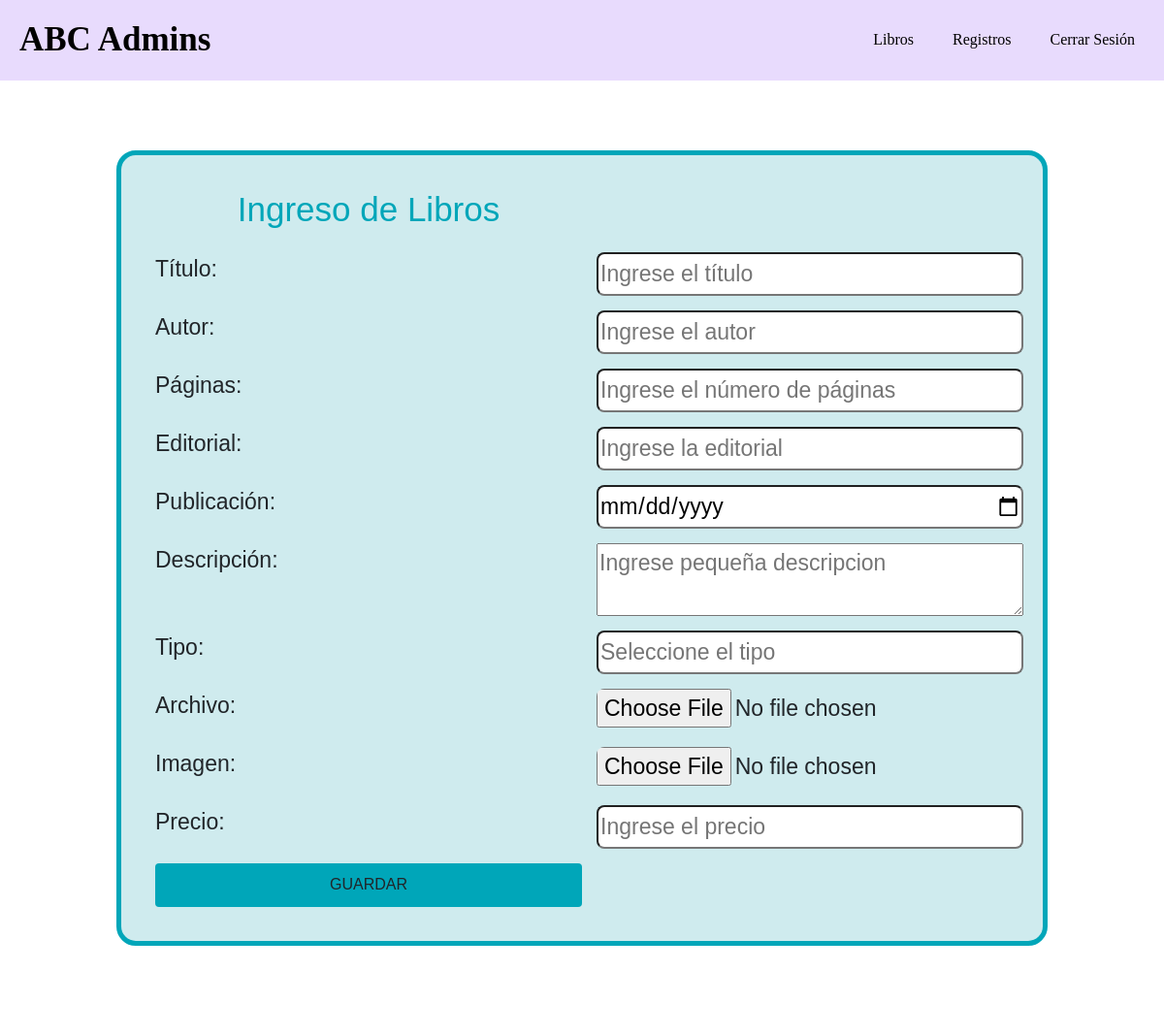
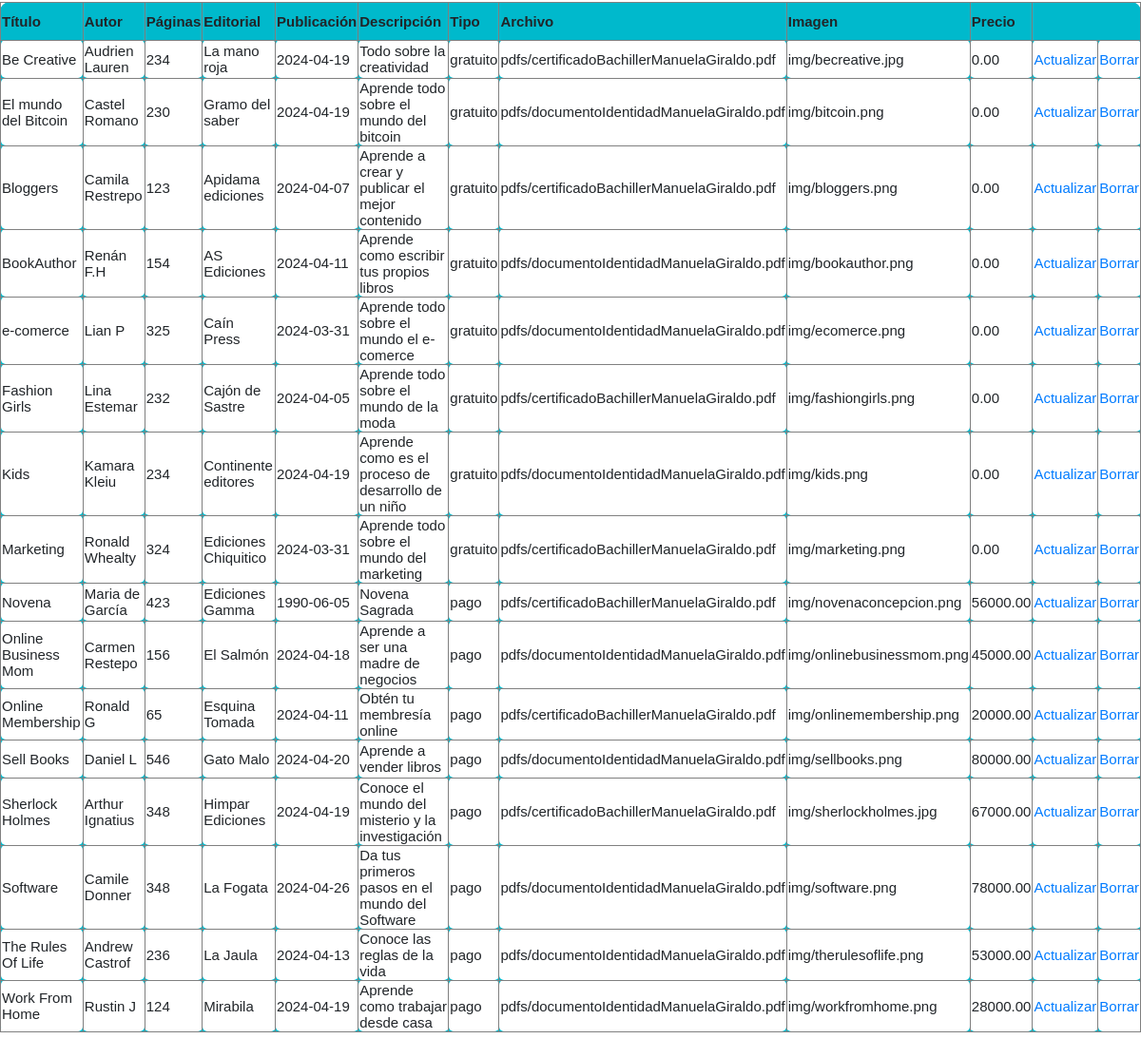
The page /Views/admin/libros.php (signed in) on the database its author committed (2 pictures, top to bottom).
### tables this page shows
CREATE TABLE `libros` (
  `id` int(11) NOT NULL,
  `titulo` varchar(255) NOT NULL,
  `autor` varchar(100) NOT NULL,
  `paginas` int(11) NOT NULL,
  `editorial` varchar(255) NOT NULL,
  `publicacion` date NOT NULL,
  `descripcion` text NOT NULL,
  `tipo` enum('gratuito','pago') DEFAULT NULL,
  `archivo` varchar(255) NOT NULL,
  `precio` decimal(10,2) DEFAULT NULL,
  `imagen` varchar(255) NOT NULL
);

### Views/admin/libros.php (the view, shortened to what this page needs)
<?php
include ('C:\xampp\htdocs\libreria\Models\conexion.php');
include ('C:\xampp\htdocs\libreria\Views\admin\headeradmin.php');
?>
<!DOCTYPE html>
<html lang="en">
<head>
    <link rel="stylesheet" type="text/css" href="/libreria/Assets/css/libros.css">
</head>
<body>
    <br><br><br>
    <div class="contenedor">
        <form action="/libreria/Views/admin/crudlibros/guardar.php" method="POST" class="formulario" enctype="multipart/form-data">
        <h3>Ingreso de Libros</h3><br>
            <label for="">Título: </label><input type="text" name="titulo" placeholder="Ingrese el título" required>
            <label for="">Autor: </label><input type="text" name="autor" placeholder="Ingrese el autor" required>
            <label for="">Páginas: </label><input type="number" name="paginas" placeholder="Ingrese el número de páginas" required>
            <label for="">Editorial: </label><input type="text" name="editorial" placeholder="Ingrese la editorial" required>
            <label for="">Publicación: </label><input type="date" name="publicacion" placeholder="Ingrese la fecha de publicacion" required>
            <label for="">Descripción: </label><textarea type="textarea" name="descripcion" placeholder="Ingrese pequeña descripcion" required></textarea>
            <label for="">Tipo: </label><input type="option" name="tipo" placeholder="Seleccione el tipo" required>
            <label for="">Archivo: </label><input type="file" name="archivo" accept=".pdf" placeholder="Cargue el archivo" required>
            <label for="">Imagen: </label><input type="file" name="imagen"  placeholder="Cargue la imagen" required>
        <label for="">Precio: </label><input type="number" name="precio" placeholder="Ingrese el precio" >
            <input type="submit" value="GUARDAR" class="btn">
        </form>
    </div><br><br><br>
    <table border="1">
        <tr>
            <th>Título</th>
            <th>Autor</th>
            <th>Páginas</th>
            <th>Editorial</th>
            <th>Publicación</th>
            <th>Descripción</th>
            <th>Tipo</th>
            <th>Archivo</th>
            <th>Imagen</th>
            <th>Precio</th>
        </tr>
            <?php
            $sel=$conn->query("SELECT*FROM libros");
            while($fila=$sel->fetch_assoc()){
            ?>
            <tr>
                <td><?php echo $fila['titulo']?></td>
                <td><?php echo $fila['autor']?></td>
                <td><?php echo $fila['paginas']?></td>
                <td><?php echo $fila['editorial']?></td>
                <td><?php echo $fila['publicacion']?></td>
                <td><?php echo $fila['descripcion']?></td>
                <td><?php echo $fila['tipo']?></td>
                <td><?php echo $fila['archivo']?></td>
                <td><?php echo $fila['imagen']?></td>
                <td><?php echo $fila['precio']?></td>
                <td><a href="/libreria/Views/admin/crudlibros/actualizar.php?id=<?php echo $fila['id']?>">Actualizar</a></td>
                <td><a href="/libreria/Views/admin/crudlibros/borrar.php?id=<?php echo $fila['id']?>">Borrar</a></td>
            </tr>
            <?php
            }
            ?>
    </table>
    <br><br><br>
</body>
</html>

### Assets/css/style.css (style rules this page uses)
body { background-color: #ffffff; font-family: sans-serif; }
.contenedor { display: grid; grid-template-columns: 25% 25% 25% 25%; gap:0.5em; justify-content: center; }

### Assets/css/libros.css (style rules this page uses)
.contenedor { display: flex; justify-content: center; align-items: center; flex-direction: row; }
form { border-radius: 20px; border: 5px solid #00A6B9; width: 80%; background-color: #CFEBEE; padding: 35px; display: grid; grid-template-columns: 50% 50%; grid-gap:15px; font-size: 23px; }
input { height: 45px; border-radius:8px; }
h3 { text-align: center; color: #00A6B9; font-size: 35px; }
table { background-color: #00B9CC; margin: 0 auto; font-size: 15px; border-radius: 10px; }
tr { height: 40px; border-radius: 5px; }
td { background-color: white; height: 40px; border-radius: 5px; }
th { border-radius: 5px; }
.btn { background-color: #00A6B9; }

### rows shown on the page
libros: titulo "Be Creative", autor "Audrien Lauren", paginas "234", editorial "La mano roja", publicacion "2024-04-19", descripcion "Todo sobre la creatividad", tipo "gratuito", archivo "pdfs/certificadoBachillerManuelaGiraldo.pdf", imagen "img/becreative.jpg", precio "0.00"
libros: titulo "El mundo del Bitcoin", autor "Castel Romano", paginas "230", editorial "Gramo del saber", publicacion "2024-04-19", descripcion "Aprende todo sobre el mundo del bitcoin", tipo "gratuito", archivo "pdfs/documentoIdentidadManuelaGiraldo.pdf", imagen "img/bitcoin.png", precio "0.00"
libros: titulo "Bloggers", autor "Camila Restrepo", paginas "123", editorial "Apidama ediciones", publicacion "2024-04-07", descripcion "Aprende a crear y publicar el mejor contenido", tipo "gratuito", archivo "pdfs/certificadoBachillerManuelaGiraldo.pdf", imagen "img/bloggers.png", precio "0.00"
libros: titulo "BookAuthor", autor "Renán F.H", paginas "154", editorial "AS Ediciones", publicacion "2024-04-11", descripcion "Aprende como escribir tus propios libros", tipo "gratuito", archivo "pdfs/documentoIdentidadManuelaGiraldo.pdf", imagen "img/bookauthor.png", precio "0.00"
libros: titulo "e-comerce", autor "Lian P", paginas "325", editorial "Caín Press", publicacion "2024-03-31", descripcion "Aprende todo sobre el mundo el e-comerce", tipo "gratuito", archivo "pdfs/documentoIdentidadManuelaGiraldo.pdf", imagen "img/ecomerce.png", precio "0.00"
libros: titulo "Fashion Girls", autor "Lina Estemar", paginas "232", editorial "Cajón de Sastre", publicacion "2024-04-05", descripcion "Aprende todo sobre el mundo de la moda", tipo "gratuito", archivo "pdfs/certificadoBachillerManuelaGiraldo.pdf", imagen "img/fashiongirls.png", precio "0.00"
libros: titulo "Kids", autor "Kamara Kleiu", paginas "234", editorial "Continente editores", publicacion "2024-04-19", descripcion "Aprende como es el proceso de desarrollo de un niño", tipo "gratuito", archivo "pdfs/documentoIdentidadManuelaGiraldo.pdf", imagen "img/kids.png", precio "0.00"
libros: titulo "Marketing", autor "Ronald Whealty", paginas "324", editorial "Ediciones Chiquitico", publicacion "2024-03-31", descripcion "Aprende todo sobre el mundo del marketing", tipo "gratuito", archivo "pdfs/certificadoBachillerManuelaGiraldo.pdf", imagen "img/marketing.png", precio "0.00"
libros: titulo "Novena", autor "Maria de García", paginas "423", editorial "Ediciones Gamma", publicacion "1990-06-05", descripcion "Novena Sagrada", tipo "pago", archivo "pdfs/certificadoBachillerManuelaGiraldo.pdf", imagen "img/novenaconcepcion.png", precio "56000.00"
libros: titulo "Online Business Mom", autor "Carmen Restepo", paginas "156", editorial "El Salmón", publicacion "2024-04-18", descripcion "Aprende a ser una madre de negocios", tipo "pago", archivo "pdfs/documentoIdentidadManuelaGiraldo.pdf", imagen "img/onlinebusinessmom.png", precio "45000.00"
libros: titulo "Online Membership", autor "Ronald G", paginas "65", editorial "Esquina Tomada", publicacion "2024-04-11", descripcion "Obtén tu membresía online", tipo "pago", archivo "pdfs/certificadoBachillerManuelaGiraldo.pdf", imagen "img/onlinemembership.png", precio "20000.00"
libros: titulo "Sell Books", autor "Daniel L", paginas "546", editorial "Gato Malo", publicacion "2024-04-20", descripcion "Aprende a vender libros", tipo "pago", archivo "pdfs/documentoIdentidadManuelaGiraldo.pdf", imagen "img/sellbooks.png", precio "80000.00"
libros: titulo "Sherlock Holmes", autor "Arthur Ignatius", paginas "348", editorial "Himpar Ediciones", publicacion "2024-04-19", descripcion "Conoce el mundo del misterio y la investigación", tipo "pago", archivo "pdfs/certificadoBachillerManuelaGiraldo.pdf", imagen "img/sherlockholmes.jpg", precio "67000.00"
libros: titulo "Software", autor "Camile Donner", paginas "348", editorial "La Fogata", publicacion "2024-04-26", descripcion "Da tus primeros pasos en el mundo del Software", tipo "pago", archivo "pdfs/documentoIdentidadManuelaGiraldo.pdf", imagen "img/software.png", precio "78000.00"
libros: titulo "The Rules Of Life", autor "Andrew Castrof", paginas "236", editorial "La Jaula", publicacion "2024-04-13", descripcion "Conoce las reglas de la vida", tipo "pago", archivo "pdfs/documentoIdentidadManuelaGiraldo.pdf", imagen "img/therulesoflife.png", precio "53000.00"
libros: titulo "Work From Home", autor "Rustin J", paginas "124", editorial "Mirabila", publicacion "2024-04-19", descripcion "Aprende como trabajar desde casa", tipo "pago", archivo "pdfs/documentoIdentidadManuelaGiraldo.pdf", imagen "img/workfromhome.png", precio "28000.00"
